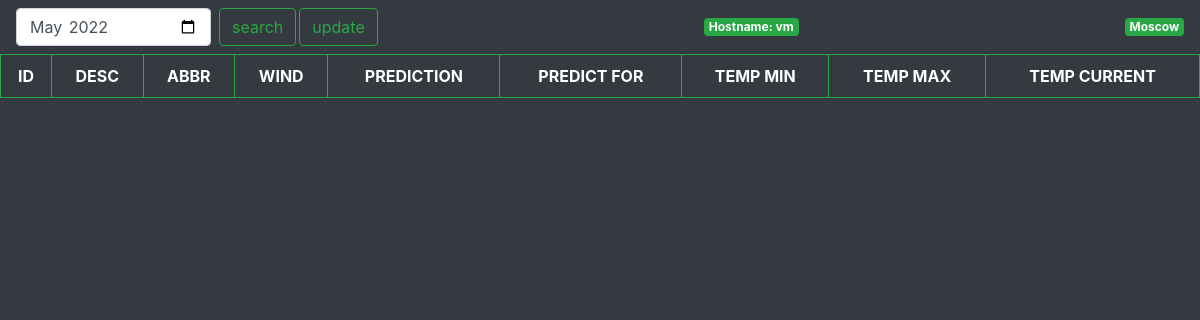
The app's page /, older data.
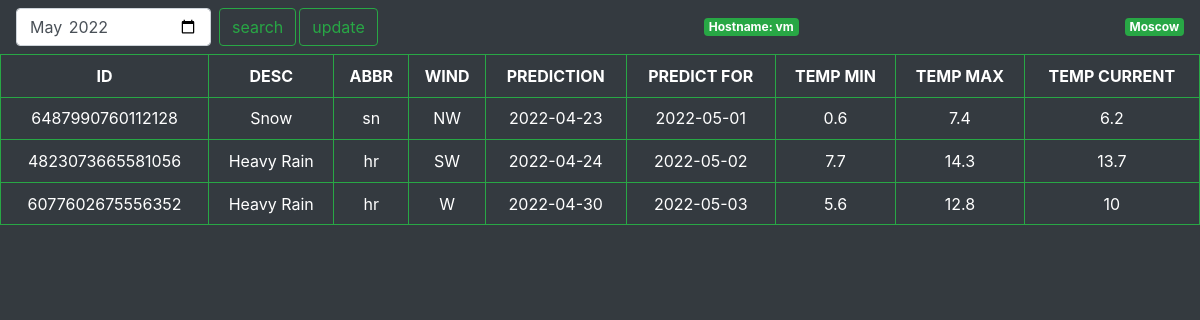
The same page, newer data.
### tables this page shows
CREATE TABLE weather (
                                        id integer,
                                        weather_state_name text,
                                        weather_state_abbr text,
                                        wind_direction_compass text,
                                        created text,
                                        applicable_date text PRIMARY KEY,
                                        min_temp integer,
                                        max_temp integer,
                                        the_temp integer);

### run.py (the view, shortened to what this page needs)
@app.route("/", methods=["GET", "POST"])
def index():
    if request.method == "GET":
      date = time.strftime("%Y-%m")
      result = user_select(time.strftime("%Y-%m"))
      return render_template("index.html", data=result, cur_month=date, hostname=socket.gethostname())
    return render_template("index.html", data=result2, cur_month=userdate, showmodal=showmodal, hostname=socket.gethostname())

### db.py (called while the page is built)
def user_select(userdate):
    date=userdate
    conn = sqlite3.connect(dbfile)
    c = conn.cursor()
    result = c.execute("SELECT * FROM weather WHERE strftime('%Y-%m', applicable_date) = ? ORDER BY applicable_date ASC", (date,)).fetchall()
    conn.close()
    return(result)

### templates/index.html (shortened to what this page needs)
<!DOCTYPE html>
<html>
<link rel="stylesheet" href="https://cdn.jsdelivr.net/npm/bootstrap@4.6.1/dist/css/bootstrap.min.css">
<head>
</head>
<nav class="navbar navbar-dark bg-dark">
    <form action="{{ url_for('index') }}" method="post" class="form-inline my-2 my-lg-0">
     <input class="form-control mr-sm-2" type="month" id="start" name="update_month" value="{{cur_month}}"
       min="2016-01-01" max="2023-12-31">
      <input class="btn btn-outline-success my-2 my-sm-0" type ="submit" name="action" value="search">
      <input style="margin-left:3px" class="btn btn-outline-success my-2 my-sm-0" type ="submit" name="action" value="update">
    </form>
    <span class="badge badge-secondary badge-success">Hostname: {{hostname}}</span>
    <span class="badge badge-secondary badge-success">Moscow</span>
</nav>
<table class="table table-hover table-dark">
 <thead>
  <tr>
   <th>ID</th>
   <th>DESC</th>
   <th>ABBR</th>
   <th>WIND</th>
   <th>PREDICTION</th>
   <th>PREDICT FOR</th>
   <th>TEMP MIN</th>
   <th>TEMP MAX</th>
   <th>TEMP CURRENT</th>
   </tr>
   {% for row in data %}
        <tr>
        {% for d in row %}
            <td>{{ d }}</td>
        {% endfor %}
        </tr>
    {% endfor %}
</table>

Row changes from the older to the newer data that the page shows:
added weather: id "6487990760112128", weather_state_name "Snow", weather_state_abbr "sn", wind_direction_compass "NW", created "2022-04-23", applicable_date "2022-05-01", min_temp "0.6", max_temp "7.4", the_temp "6.2"
added weather: id "4823073665581056", weather_state_name "Heavy Rain", weather_state_abbr "hr", wind_direction_compass "SW", created "2022-04-24", applicable_date "2022-05-02", min_temp "7.7", max_temp "14.3", the_temp "13.7"
added weather: id "6077602675556352", weather_state_name "Heavy Rain", weather_state_abbr "hr", row "W" "10", created "2022-04-30", applicable_date "2022-05-03", min_temp "5.6", max_temp "12.8"
